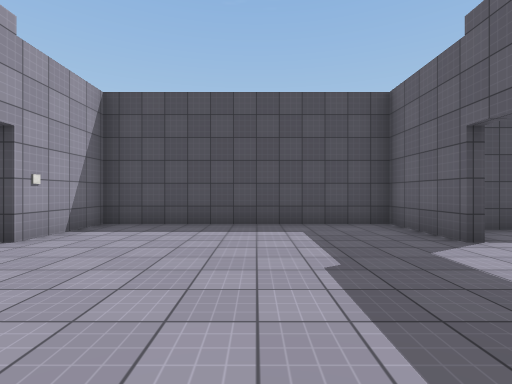
[1] (above)

16 first-person views from a walk through a Unity game level. The camera is 1.4 m above the floor, looks level and sees 85° across. The floor is counted in squares, 2 m on a side. Each view is taken from the middle of a square. On the plan, view 1 faces up. The plan holds only what a view shows up to about 9 squares ahead; the rest is blank. The place goes on beyond the plan. The player is left out. Surface patterns are stand-ins for the level's own textures.

[2]
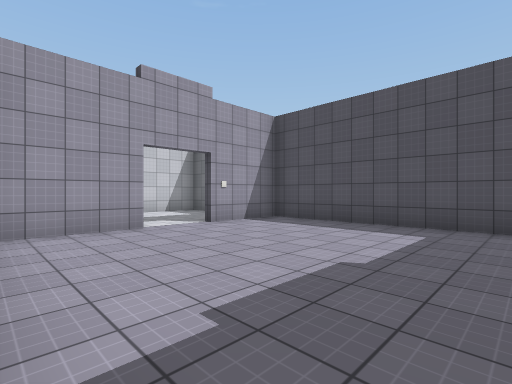

[3]
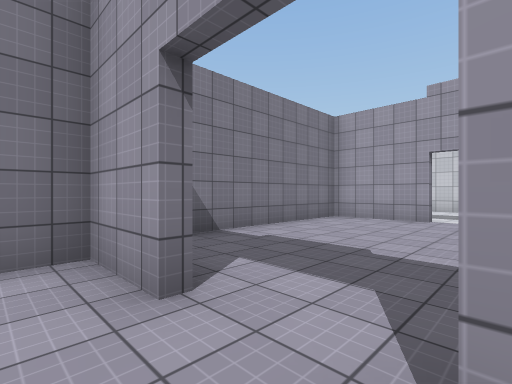

[4]
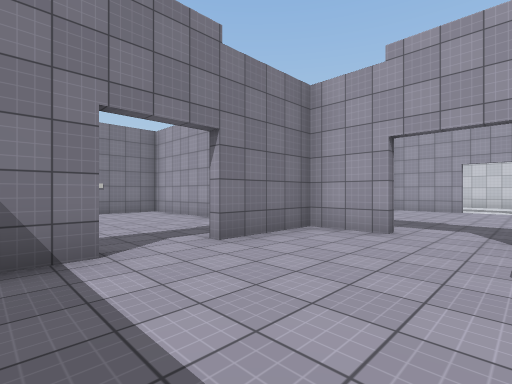

[5]
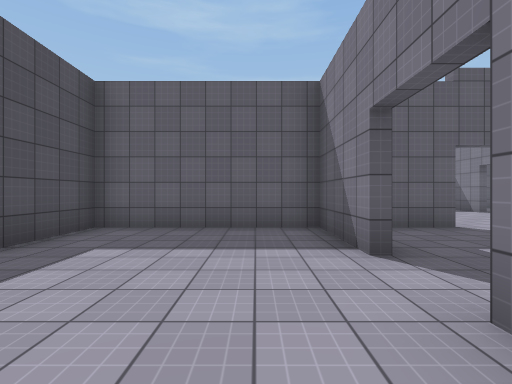

[6]
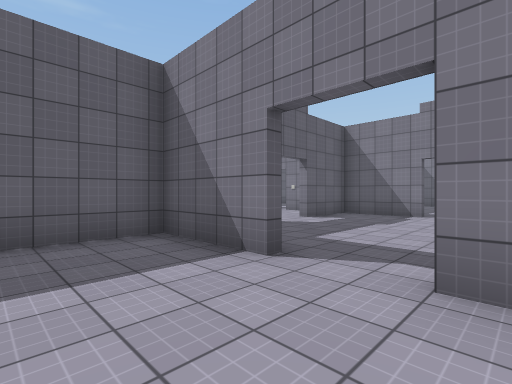

[7]
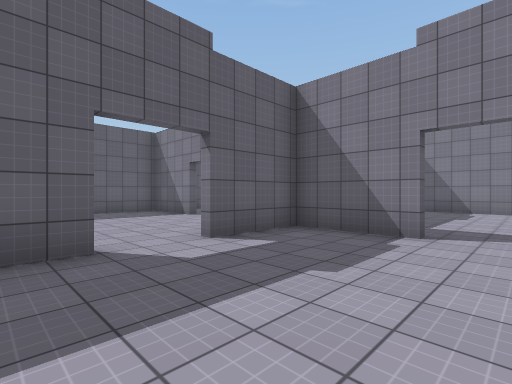

[8]
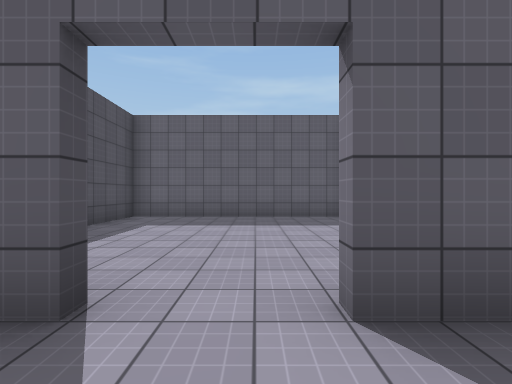

[9]
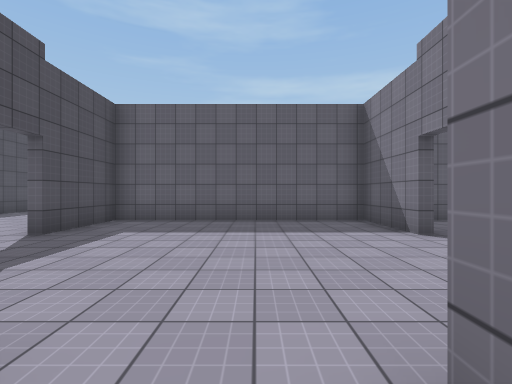

[10]
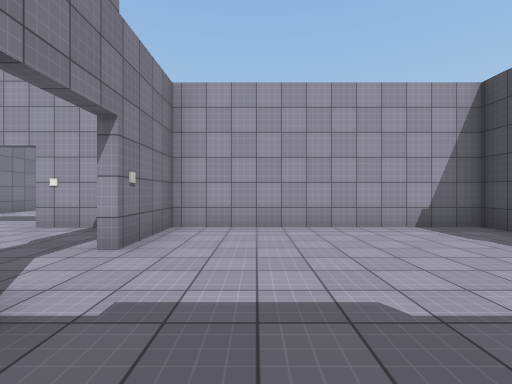

[11]
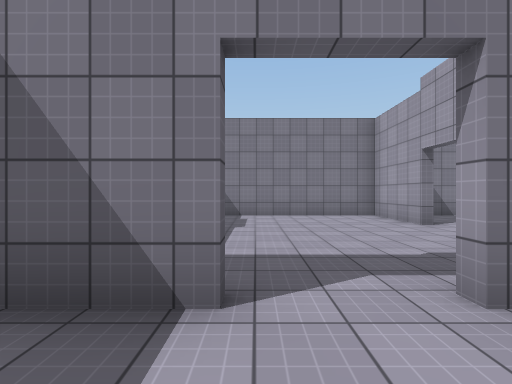

[12]
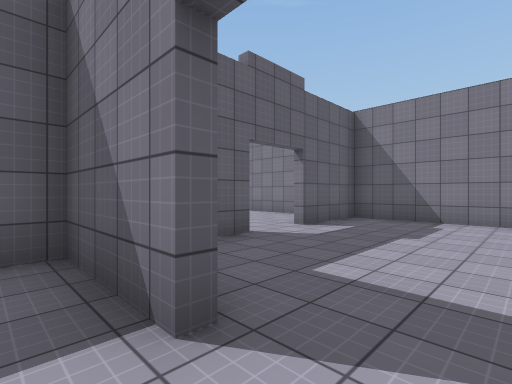

[13]
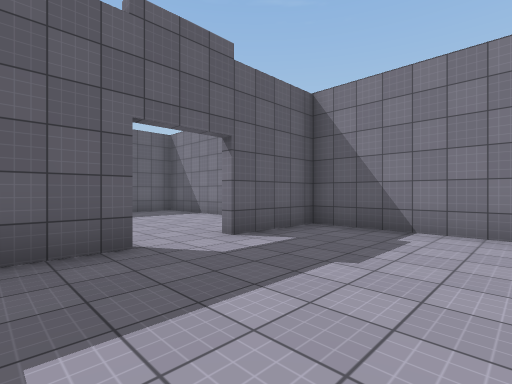

[14]
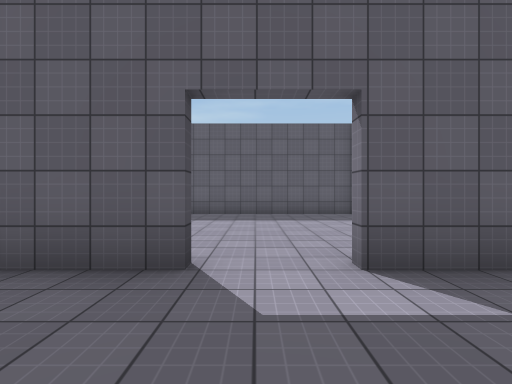

[15]
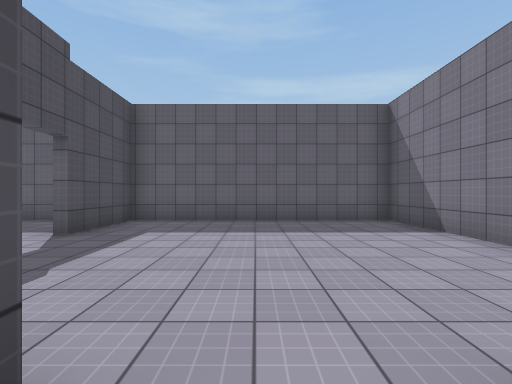

[16]
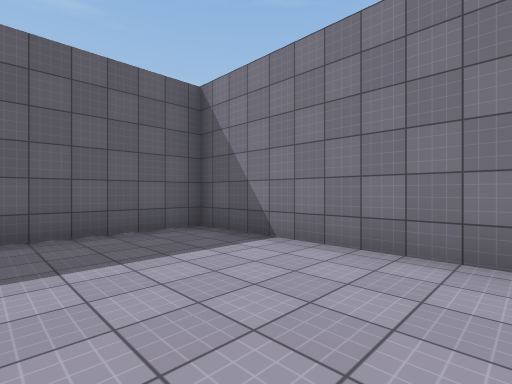

### Floor plan
Ten units are one square. View 1 is at (0, 0); x grows to the right and y downward. Boxes are objects, and circles mark ways between rooms. Rooms are numbered by the first view taken in them; rooms with no view inside come last. Other rooms are left out.
<svg viewBox="-45 -66 209 194">
<path fill="none" stroke="#000" d="M29 -38 29 -61 -33 -61 -33 -38M-33 -24 -33 1 15 1M70 -7 95 -7 95 -52 74 -52M47 -52 41 -52M32 -24 32 -7 55 -7M95 20 95 6M71 57 95 57 95 35M41 -5 34 -5 34 57 56 57M95 84 95 66M34 99 34 123 95 123 95 99M34 71 34 84M111 123 159 123 159 59 135 59M135 57 159 57 159 -5 135 -5"/>
<circle cx="30" cy="-30" r="3" fill="#2a7"/>
<circle cx="60" cy="0" r="3" fill="#2a7"/>
<circle cx="65" cy="60" r="3" fill="#2a7"/>
<circle cx="100" cy="25" r="3" fill="#2a7"/>
<circle cx="100" cy="90" r="3" fill="#2a7"/>
<circle cx="125" cy="60" r="3" fill="#2a7"/>
<text x="0" y="-30">1</text>
<text x="60" y="-30">2</text>
<text x="70" y="30">3</text>
<text x="70" y="90">4</text>
<text x="130" y="90">5</text>
<text x="130" y="30">6</text>
</svg>
Room 1 opens to room 2. Room 2 opens to room 3. Room 3 opens to room 4. Room 3 opens to room 6. Room 4 opens to room 5. Room 5 opens to room 6.

Where each view was taken, in squares from view 1:
view 1: 0 up, 0 right, facing up
view 2: 0 up, 2 right, facing up-left
view 3: 4 up, 4 right, facing down-left
view 4: 4 up, 8 right, facing down-left
view 5: 2 up, 4 right, facing right
view 6: 3 up, 5 right, facing down-right
view 7: 1 down, 6 right, facing down-right
view 8: 3 down, 8 right, facing right
view 9: 3 down, 9 right, facing right
view 10: 4 down, 9 right, facing left
view 11: 4 down, 7 right, facing down
view 12: 5 down, 6 right, facing down-right
view 13: 7 down, 6 right, facing down-right
view 14: 9 down, 7 right, facing right
view 15: 9 down, 9 right, facing right
view 16: 9 down, 11 right, facing down-right
